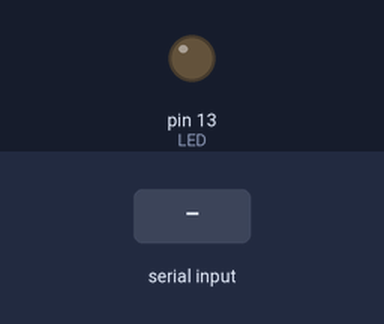
Bench run of a sketch on a simulated Arduino Uno, built with avr-gcc and run on an emulated ATmega328P. Shown: output pins drawn as LEDs (lit = HIGH). The inputs (shaded band) are chosen by the test bench.

Above: at 1.2 s.
1.3 s: "1" received over Serial
At 2.2 s:
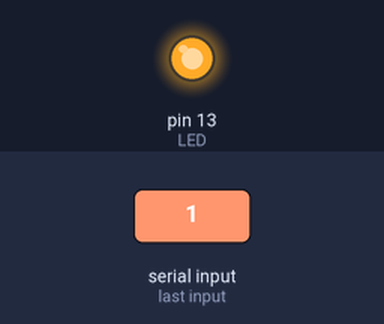
Timing chart, 0 to 12.8 s (numbered marks = the images above; inputs shaded):
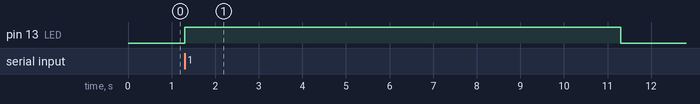

Measured:
- after the input at 1.3 s, pin 13 (LED): LOW → HIGH at once, → LOW 10.0 s later

The sketch:

py_serial.ino
```cpp
int LED = 13;

void setup()
{
  pinMode(LED,OUTPUT);
  digitalWrite(LED,LOW);
  Serial.begin(9600);
}

void loop()
{
  int data = Serial.read();
  if (data=='1')
  {
    digitalWrite(LED,HIGH);
    delay(10000);
  }
  else
  {
    digitalWrite(LED,LOW);
  }
}
```
